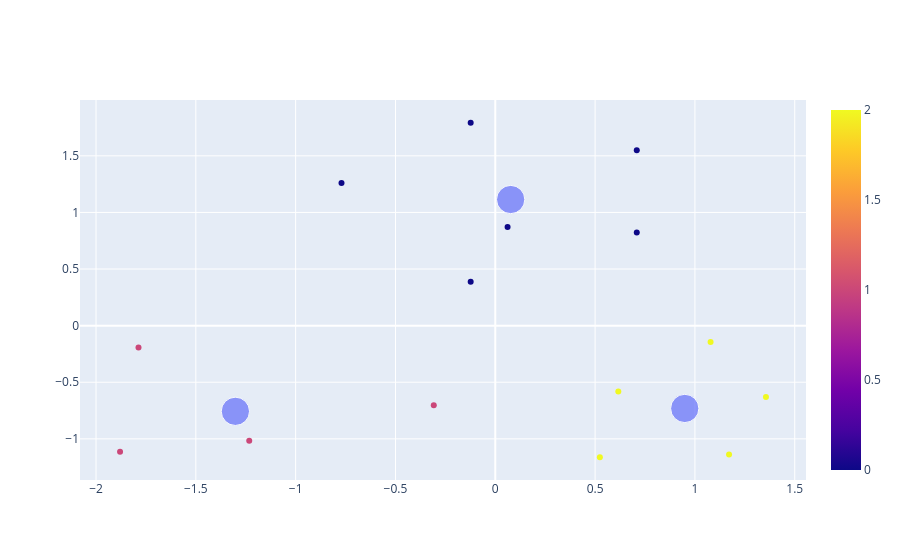

Notebook cell for this chart:
### Code cell
grafico1 = px.scatter(x = base_salario[:, 0], y = base_salario[:, 1], color = rotulos)
grafico2 = px.scatter(x = centroides_salario[:, 0], y = centroides_salario[:, 1], size = [12, 12, 12])
grafico3 = go.Figure(data = grafico1.data + grafico2.data)
grafico3.show()

### Figure 1 — Plotly figure (JSON) as saved in the notebook; plotly's stock layout.template omitted (floating-point values rounded to 4 significant figures)
{"data": [{"hovertemplate": "x=%{x}<br>y=%{y}<br>color=%{marker.color}<extra></extra>", "legendgroup": "", "marker": {"color": [1, 1, 1, 1, 2, 2, 2, 2, 2, 0, 0, 0, 0, 0, 0], "coloraxis": "coloraxis", "symbol": "circle"}, "mode": "markers", "name": "", "orientation": "v", "showlegend": false, "type": "scatter", "x": [-1.88, -1.233, -1.787, -0.3081, 0.5238, 1.171, 1.356, 0.6163, 1.078, -0.7703, -0.1233, 0.06163, -0.1233, 0.7087, 0.7087], "xaxis": "x", "y": [-1.114, -1.017, -0.1938, -0.7024, -1.163, -1.138, -0.6297, -0.5813, -0.1453, 1.259, 0.3875, 0.8719, 1.792, 0.8235, 1.55], "yaxis": "y"}, {"hovertemplate": "x=%{x}<br>y=%{y}<br>size=%{marker.size}<extra></extra>", "legendgroup": "", "marker": {"color": "#636efa", "size": [12, 12, 12], "sizemode": "area", "sizeref": 0.03, "symbol": "circle"}, "mode": "markers", "name": "", "orientation": "v", "showlegend": false, "type": "scatter", "x": [0.07703, -1.302, 0.9491], "xaxis": "x", "y": [1.114, -0.7569, -0.7315], "yaxis": "y"}], "layout": {}}
